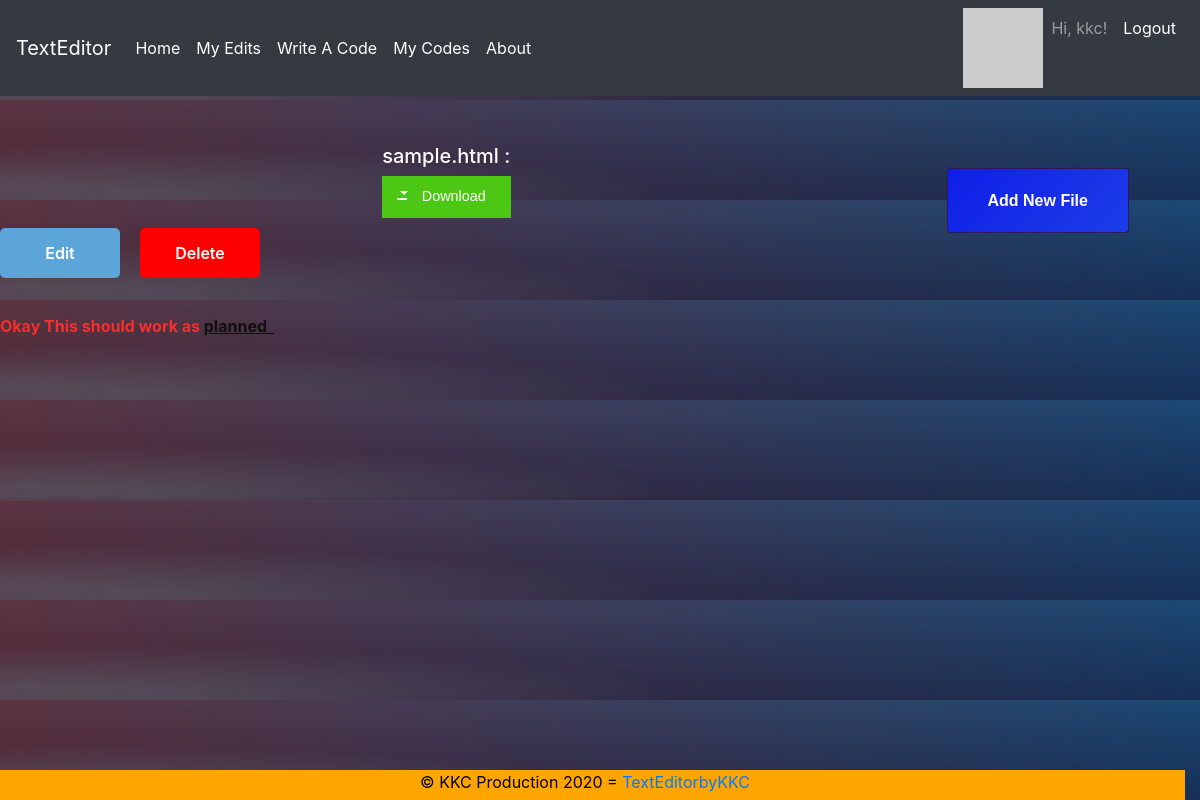
The page /myedits (signed in) on the database as committed earlier.
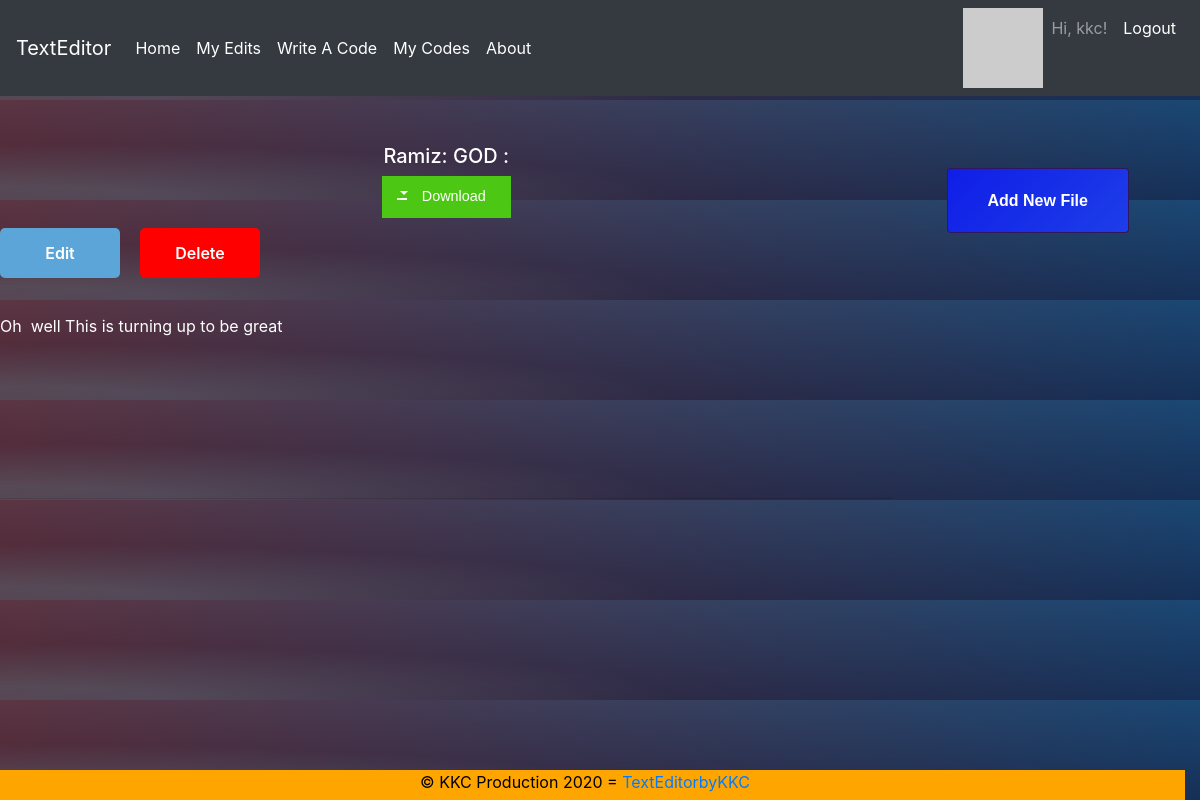
The same page on the database as committed later.
### app/models.py (models this page shows, shortened)
class EditorData(db.Model):
    id = db.Column(db.Integer, primary_key=True)
    name = db.Column(db.Text)
    extension= db.Column(db.Text)
    html= db.Column(db.Text)
    user_id = db.Column(db.Integer, db.ForeignKey('user.id'))

### app/routes.py (the view)
@app.route('/display')
@app.route('/myedits')
@login_required
def display():
    posts = EditorData.query.order_by(EditorData.id.desc()).filter_by(author=current_user).all()
    return render_template('myedits.html', posts=posts, title='My Edits')

### app/models.py (called while the page is built)
@login.user_loader
def load_user(id):
    return User.query.get(int(id))

    def avatar(self, size):
        digest = md5(self.email.lower().encode('utf-8')).hexdigest()
        return 'https://www.gravatar.com/avatar/{}?d=identicon&s={}'.format(
            digest, size)

### app/templates/myedits.html
{% extends "base.html" %}
{% block content %}
<br><br>
<div class="row">
  <div class="col-lg-9 col-md-9 col-sm-6" >
{% for post in posts %}
<div>
  <center>  <b><h5>{{ post.name }} :</h5></b><a href="/download/{{post.id}}" class="buttonDownload" download="{{post.name}}" >Download</a></center>
  <center>
    <a href="/edit/{{post.id}}" title="Edit" class="button btnFloat btnBlueGreen">Edit</a>  <a  href="/delete/{{post.id}}" title="Button slide purple" class="button btnSlide btnPurple">
    <span class="top" data-content="Delete">Delete</span>
    <span class="bottom" data-content="Edit">Sure?</span></a> </center> <br>
    <br> <br><br>
   {{post.html|safe}}
        <br><br><br><br><br>
        <br>
       <br>
       <hr>
</div>
{% endfor %}
</div>
<div class="col-lg-3 col-md-3 col-sm-3" >
  <a href="{{ url_for('index') }}" target="_blank" class="btn --animated">
    <span>Add New File</span>
  </a></div>
{% endblock %}

Rows that differ between the two databases and show on the page:
removed EditorData: name "sample.html", html "Okay This should work as planned"
added EditorData: name "Ramiz: GOD", html "Oh well This is turning up to be great"
